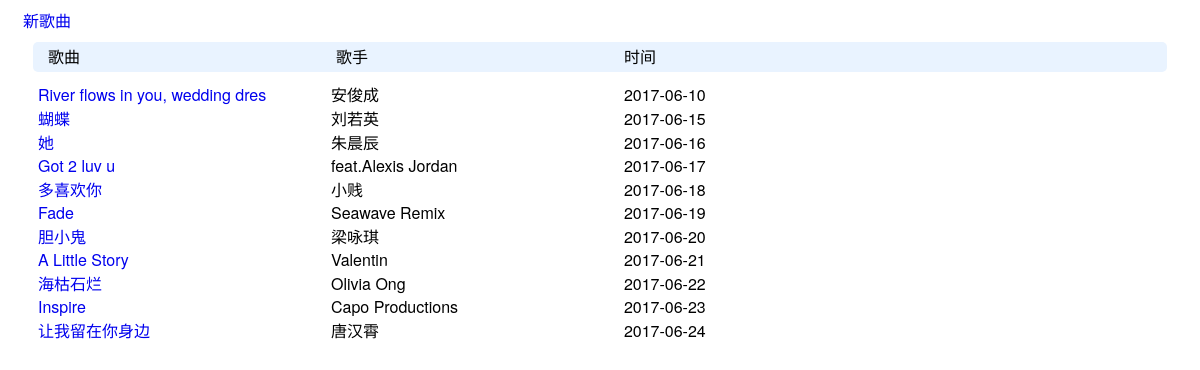
The page /list/index/ on the database as committed earlier.
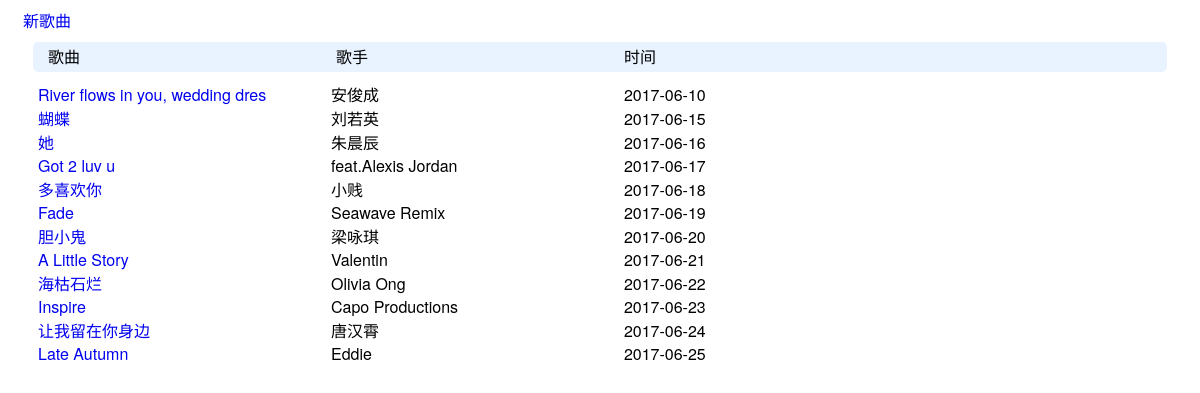
The same page on the database as committed later.
### list/models.py (models this page shows)
class Article(models.Model):
    song_name = models.CharField('歌名', max_length=32, null=False)
    singer = models.CharField('歌手', max_length=32, null=True)
    createTime = models.DateTimeField('添加时间', auto_now=True)

### list/views.py (the view)
def index(request):
    articles = models.Article.objects.all()
    return render(request, 'list/index.html', {'articles': articles})

### list/templates/list/index.html (shortened to what this page needs)
<!DOCTYPE html>
<html lang="en">
<head>
    <link href="https://cdn.bootcss.com/bootstrap/4.0.0-alpha.6/css/bootstrap-grid.css" rel="stylesheet">
</head>
<body>
    <div  class="col-md-12">
        <a href="{% url 'list:edit_page' 0 %}">新歌曲</a>  <br/>
        <div class="title">
            <span class="col-md-3 inline">歌曲</span>
            <span class="col-md-3 inline">歌手</span>
            <span class="col-md-4 inline">时间</span>
        </div>
    {% for article in articles %}
        <div>
            <a class="col-md-3 inline" href="{% url 'list:article_page' article.id %}">{{article.song_name }}</a>
            <span class="col-md-3 inline">{{article.singer }}</span>
            <span class="col-md-4 inline">{{article.createTime|date:"Y-m-d" }}</span>
        </div>
    {% endfor %}
    </div>
</body>
</html>

### list/templates/list/index.html (style rules this page uses)
body { font-family: "Helvetica Neue", Helvetica, Arial, sans-serif, '微软雅黑'; }
a { text-decoration: none; }
.inline { display: inline-block; }
.title { background-color: #e9f3ff; height: 30px; line-height: 30px; border-radius: 5px; margin: 10px; }

Rows that differ between the two databases and show on the page:
added Article: song_name "Late Autumn", singer "Eddie", createTime "2017-06-25"
